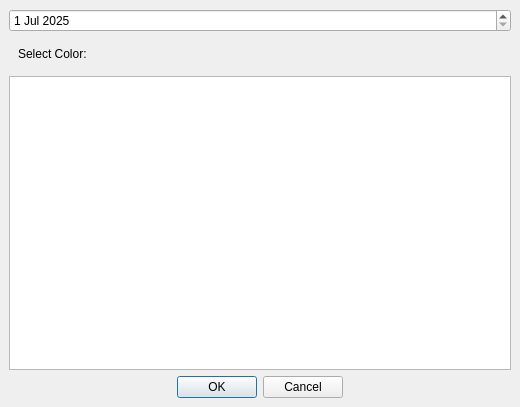
<?xml version="1.0" encoding="UTF-8"?>
<ui version="4.0">
 <class>NoteCreatorWindow</class>
 <widget class="QMainWindow" name="NoteCreatorWindow">
  <property name="geometry">
   <rect>
    <x>0</x>
    <y>0</y>
    <width>520</width>
    <height>407</height>
   </rect>
  </property>
  <property name="windowTitle">
   <string>MainWindow</string>
  </property>
  <widget class="QWidget" name="centralwidget">
   <layout class="QVBoxLayout" name="verticalLayout">
    <item>
     <widget class="QDateEdit" name="dateEdit">
      <property name="date">
       <date>
        <year>2025</year>
        <month>7</month>
        <day>1</day>
       </date>
      </property>
     </widget>
    </item>
    <item>
     <widget class="QWidget" name="widget_2" native="true">
      <layout class="QHBoxLayout" name="horizontalLayout">
       <item>
        <widget class="QLabel" name="label">
         <property name="text">
          <string>Select Color:</string>
         </property>
        </widget>
       </item>
       <item>
        <widget class="ColorPicker" name="widget" native="true"/>
       </item>
      </layout>
     </widget>
    </item>
    <item>
     <widget class="QTextBrowser" name="textBrowser">
      <property name="readOnly">
       <bool>false</bool>
      </property>
     </widget>
    </item>
    <item>
     <widget class="QDialogButtonBox" name="buttonBox">
      <property name="standardButtons">
       <set>QDialogButtonBox::StandardButton::Cancel|QDialogButtonBox::StandardButton::Ok</set>
      </property>
      <property name="centerButtons">
       <bool>true</bool>
      </property>
     </widget>
    </item>
   </layout>
  </widget>
 </widget>
 <customwidgets>
  <customwidget>
   <class>ColorPicker</class>
   <extends>QWidget</extends>
   <header>ColorPicker.h</header>
   <container>1</container>
  </customwidget>
 </customwidgets>
 <resources/>
 <connections/>
</ui>
